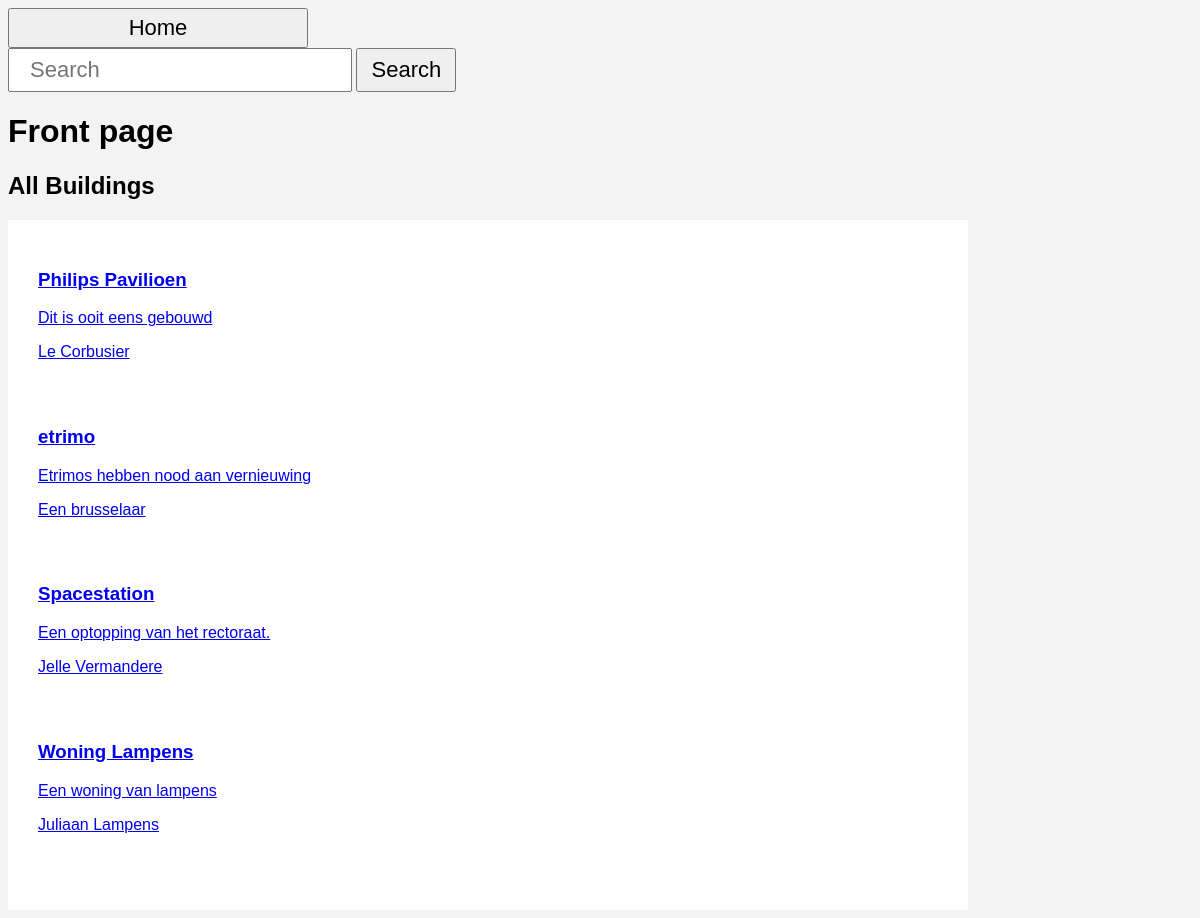
The page / on the database its author committed.
### tables this page shows
CREATE TABLE `gebouwen` (
  `id` int(11) NOT NULL,
  `gebouwnaam` varchar(128) NOT NULL,
  `architect` varchar(128) NOT NULL,
  `modelnaam` varchar(128) NOT NULL,
  `beschrijving` text NOT NULL
);

### index.php (the view)
<?php
    include 'header.php';
?>
<form action="search.php" method="GET">
    <input type="text" name="search" placeholder= "Search">
    <button type="submit" name="submit-search"> Search </button>
</form>
<h1> Front page</h1>
<h2> All Buildings </h2>
<div class= "gebouw-container">
    <?php
        $sql = "SELECT * FROM gebouwen;";
        $result = mysqli_query($conn, $sql);
        $resultCheck = mysqli_num_rows($result);
        if($resultCheck > 0) {
            while ($row = mysqli_fetch_assoc($result)){
                echo "<a href='gebouw.php?title=".$row['gebouwnaam']."'> <div class = 'gebouw-box'>
                    <h3>".$row['gebouwnaam']."</h3>
                    <p>".$row['beschrijving']."</p>
                    <p>".$row['architect']."</p>
                </div>";
            }
        }
    ?>
</div>
<?php
    include 'footer.php';
?>

### header.php (shortened to what this page needs)
<!DOCTYPE html>
<html lang="en">
    <head>
        <link rel="stylesheet" href="style.css">
    </head>
    <body>
        <form>
            <input type = "button" value="Home" onclick="window.location.href='index.php'"/>
        </form>

### footer.php (shortened to what this page needs)
    </body>
</html>

### style.css (style rules this page uses)
body { background-color: #f3f3f3; font-family: Arial, Helvetica, sans-serif; }
.gebouw-container { width: 900px; background-color: #ffffff; padding: 30px; }
.gebouw-box { padding-bottom: 30px; width: 100%; }
input { padding: 0px 20px; width: 300px; height: 40px; font-size: 22px }
button { width: 100px; height: 44px; font-size: 22px }

### rows shown on the page
gebouwen: gebouwnaam "Philips Pavilioen", beschrijving "Dit is ooit eens gebouwd", architect "Le Corbusier"
gebouwen: gebouwnaam "etrimo", beschrijving "Etrimos hebben nood aan vernieuwing", architect "Een brusselaar"
gebouwen: gebouwnaam "Spacestation", beschrijving "Een optopping van het rectoraat.", architect "Jelle Vermandere"
gebouwen: gebouwnaam "Woning Lampens", beschrijving "Een woning van lampens", architect "Juliaan Lampens"
